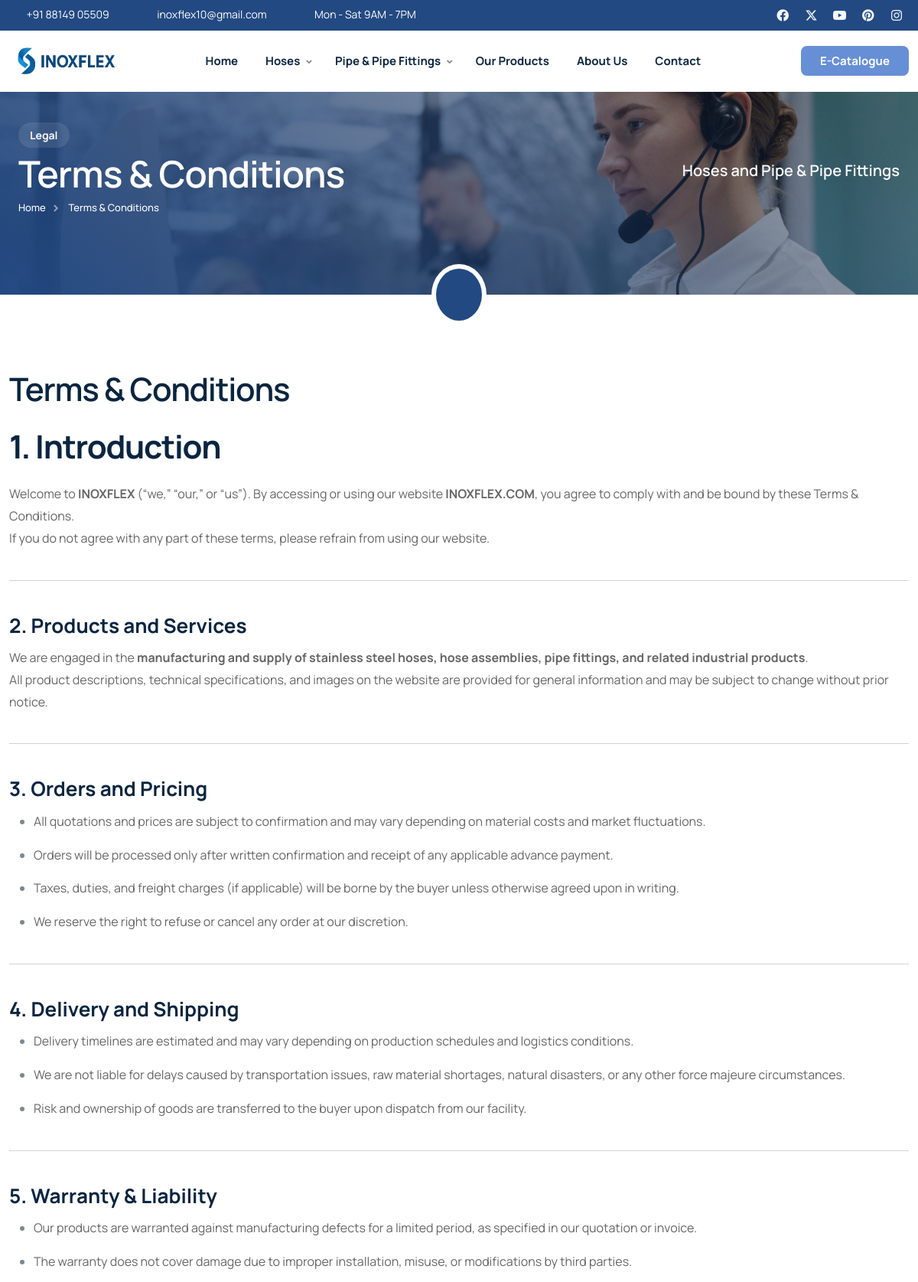
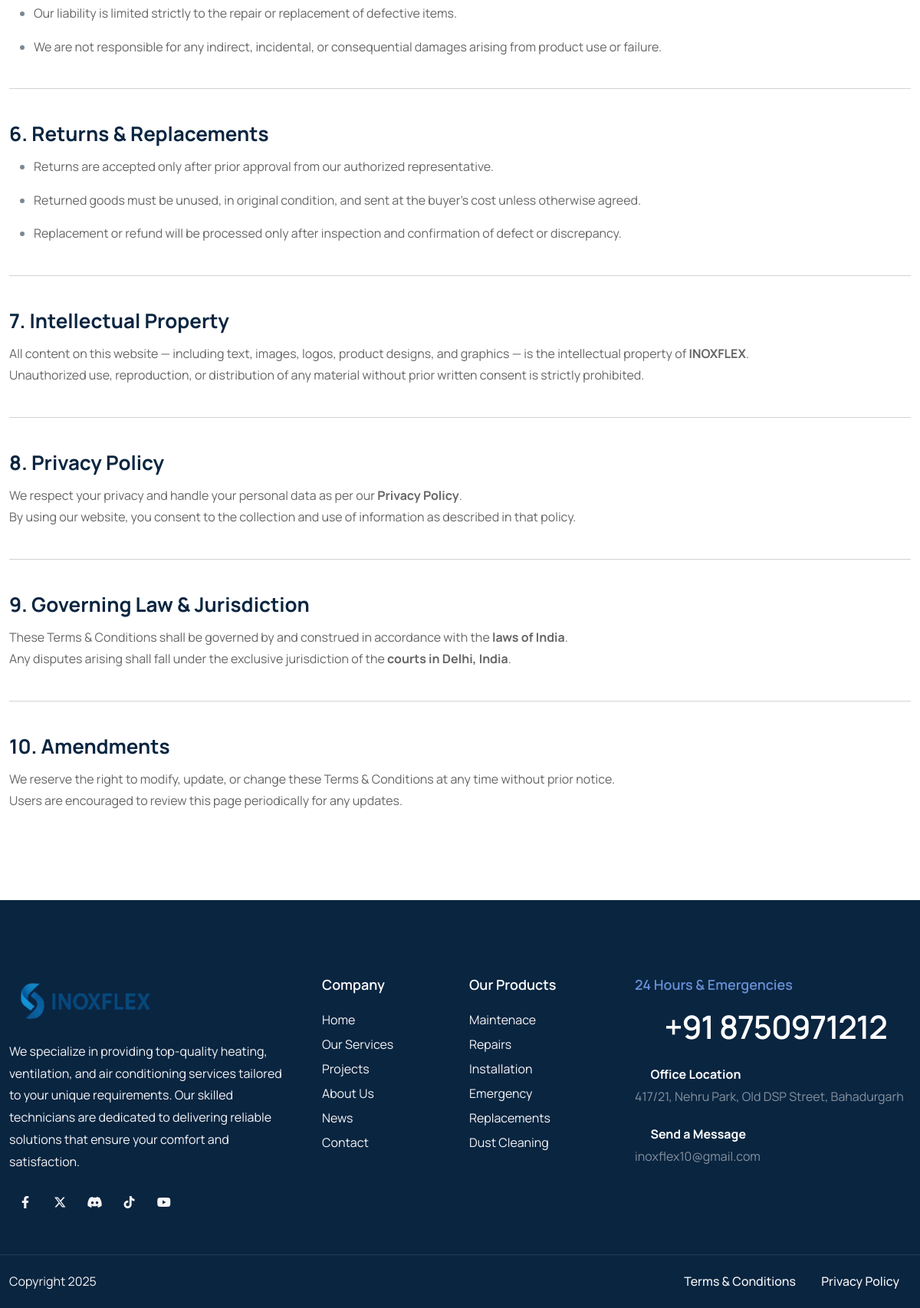
The app's page /terms/ with its own data (2 pictures, top to bottom).
### home/models.py (models this page shows, shortened)
class Category(models.Model):
    name = models.CharField(max_length=100)
    slug = models.SlugField(blank=True, null=True)
    description = RichTextField(blank=True, null=True)
    image = models.ImageField(upload_to='categories/', blank=True, null=True)
    status = models.BooleanField(default=True)
    created_at = models.DateTimeField(auto_now_add=True)
    updated_at = models.DateTimeField(auto_now=True)

class PageContent(models.Model):
    PAGE_TYPE_CHOICES = [
        ('about_us', 'About Us'),
        ('terms_conditions', 'Terms & Conditions'),
        ('privacy_policy', 'Privacy Policy'),
        ('faq', 'FAQ'),
    ]
    page_type = models.CharField(max_length=20, choices=PAGE_TYPE_CHOICES, unique=True)
    title = models.CharField(max_length=200)
    content = RichTextField(help_text="Main content for the page")
    meta_description = models.TextField(max_length=300, blank=True, null=True, help_text="SEO meta description")
    meta_keywords = models.CharField(max_length=500, blank=True, null=True, help_text="SEO meta keywords")
    status = models.BooleanField(default=True, help_text="Show/hide this page")
    created_at = models.DateTimeField(auto_now_add=True)
    updated_at = models.DateTimeField(auto_now=True)
    class Meta:
        ordering = ['page_type']
        verbose_name = 'Page Content'
        verbose_name_plural = 'Page Contents'

### home/views.py (the view)
# urls.py: path('terms/', views.page_content_view, {'page_type': 'terms_conditions'}, name='terms'),
def page_content_view(request, page_type):
    try:
        page_content = get_object_or_404(PageContent, page_type=page_type, status=True)
    except:
        page_content = None
    context = {
        'page_content': page_content,
        'page_type': page_type,
    }
    template_map = {
        'about_us': 'about.html',
        'terms_conditions': 'terms.html',
        'privacy_policy': 'privacy.html',
        'faq': 'faq.html',
    }
    template = template_map.get(page_type, 'default.html')
    return render(request, template, context)

### home/context_processors.py (called while the page is built)
def categories(request):
    categories = Category.objects.filter(status=True).prefetch_related('subcategories')
    return {
        'categories': categories,
    }

### templates/terms.html (shortened to what this page needs)
{% load static %}
<!DOCTYPE html>
<html lang="en">
{% include "head.html" %}
<body>
    <div id="wrapper">
        {% include "header.html" %}
        <div class="no-bottom no-top" id="content">
            <section id="subheader" class="jarallax text-light">
                <img src="{% static "images/background/8.webp" %}" class="jarallax-img" alt="">
                <div class="container relative z-index-1000">
                    <div class="container relative z-index-1000">
                        <div class="row align-items-center">
                        <div class="col-lg-6">
                            <div class="subtitle s2 bg-color text-light wow fadeInUp mb-2">Legal</div>
                            <h1>Terms &amp; Conditions</h1>
                            <ul class="crumb">
                                <li><a href="{% url 'homepage' %}">Home</a></li>
                                <li class="active">Terms &amp; Conditions</li>
                            </ul>
                        </div>
                        <div class="col-lg-6 text-lg-end">
                            <div class="fs-20 fw-600 no-bottom sm-hide">Hoses and Pipe & Pipe Fittings</div>
                        </div>
                    </div>
                    </div>
                </div>
                <div class="de-overlay"></div>
            </section>
            <div class="bg-color relative z-index-1000 mt-40 mb40">
                <div class="border-white-6 text-center bg-color text-white w-84px h-80px p-3 circle absolute abs-center sm-hide" alt="">
                    <i class="icofont-file-document fs-36"></i>
                </div>
            </div>
            <section>
                <div class="container">
                    <div class="row">
                        <div class="col-lg-12">
                            {% if page_content %}
                                <h2 class="mb-4">{{ page_content.title }}</h2>
                                <div class="content-area">
                                    {{ page_content.content|safe }}
                                </div>
                            {% endif %}
                        </div>
                    </div>
                </div>
            </section>
        </div>
        {% include "footer.html" %}
    </div>
</body>
</html>

### templates/header.html (shortened to what this page needs)
{% load static %}
<header class="header-light scroll-light has-topbar">
    <div id="topbar">
        <div class="container">
            <div class="row">
                <div class="col-lg-12">
                    <div class="d-flex justify-content-between xs-hide">
                        <div class="header-widget d-flex">
                            <div class="topbar-widget"><a href="tel:+918814905509"><i class="icofont-phone"></i>+91 88149 05509</a></div>
                            <div class="topbar-widget"><a href="mailto:inoxflex10@gmail.com"><i class="icofont-envelope"></i>inoxflex10@gmail.com</a></div>
                            <div class="topbar-widget"><a href="#"><i class="icofont-wall-clock"></i>Mon - Sat 9AM - 7PM</a></div>
                        </div>
                        <div class="social-icons">
                            <a href="#"><i class="fa-brands fa-facebook fa-lg"></i></a>
                            <a href="#"><i class="fa-brands fa-x-twitter fa-lg"></i></a>
                            <a href="#"><i class="fa-brands fa-youtube fa-lg"></i></a>
                            <a href="#"><i class="fa-brands fa-pinterest fa-lg"></i></a>
                            <a href="#"><i class="fa-brands fa-instagram fa-lg"></i></a>
                        </div>
                    </div>
                </div>
            </div>
        </div>
    </div>
    <div class="container">
        <div class="row">
            <div class="col-md-12">
                <div class="de-flex sm-pt10">
                    <div class="de-flex-col">
                        <div id="logo">
                            <a href="{% url 'homepage' %}">
                                <img class="logo-main" src="{% static 'images/logo/logo.png' %}" alt="" width="150" height="50" style="object-fit: contain;">
                            </a>
                        </div>
                    </div>
                    <div class="de-flex-col header-col-mid">
                        <ul id="mainmenu">
                            <li><a class="menu-item" href="{% url 'homepage' %}">Home</a></li>
                            {% for category in categories %}
                            <li><a class="menu-item" href="{% url 'category_detail' slug=category.slug %}">{{ category.name }}</a>
                            </li>
                            {% endfor %}
                            <li><a class="menu-item" href="{% url 'product_list' %}">Our Products</a></li>
                            <li><a class="menu-item" href="{% url 'about' %}">About Us</a></li>
                            <li><a class="menu-item" href="{% url 'contact' %}">Contact</a></li>
                        </ul>
                    </div>
                    <div class="de-flex-col">
                        <div class="menu_side_area">
                            <a href="{% url 'contact' %}" class="btn-main bg-color-2">E-Catalogue</a>
                        </div>
                    </div>
                </div>
            </div>
        </div>
    </div>
</header>

### static/css/colors/scheme-01.css (style rules this page uses)
:root { --primary-color: #234982; --primary-color-rgb: 35, 73, 130; --secondary-color: #678fd5; --secondary-color-rgb: 103, 143, 213; --tertiary-color: #F4F7FB; --tertiary-color-rgb: 244, 247, 251; }

### templates/header.html (style rules this page uses)
.topbar-widget a[href^="tel"], .topbar-widget a[href^="mailto"] { transition: all 0.3s ease; position: relative; }

### templates/terms.html (style rules this page uses)
.content-area { line-height: 1.8; font-size: 16px; }
.content-area p { margin-bottom: 15px; color: #666; }

### records on screen
Category: name "Hoses"
Category: name "Pipe & Pipe Fittings"
PageContent: title "Terms & Conditions", content "1. Introduction Welcome to INOXFLEX (“we,” “our,” or “us”). By accessing or using our website INOXFLEX.COM , you agree to comply with and be bound by these Terms & Conditions. If you do not agree with any part of these terms, please refrain from using our website. 2. Products and Services We are engaged in the manufacturing and supply of stainless steel hoses, hose assemblies, pipe fittings, and related industrial products . All product descriptions, technical specifications, and images on the website are provided for general information and may be subject to change without prior notice. 3. Orders and Pricing All quotations and prices are subject to confirmation and may vary depending on…"
